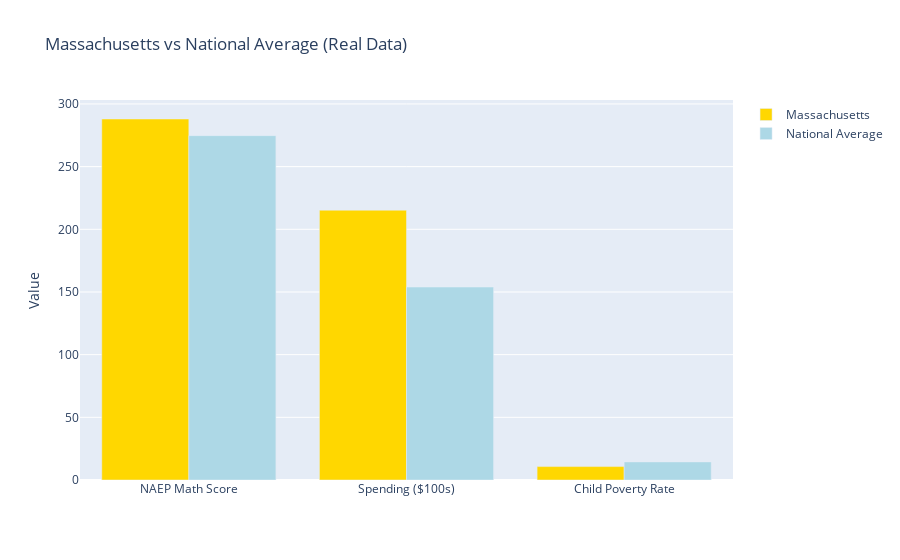
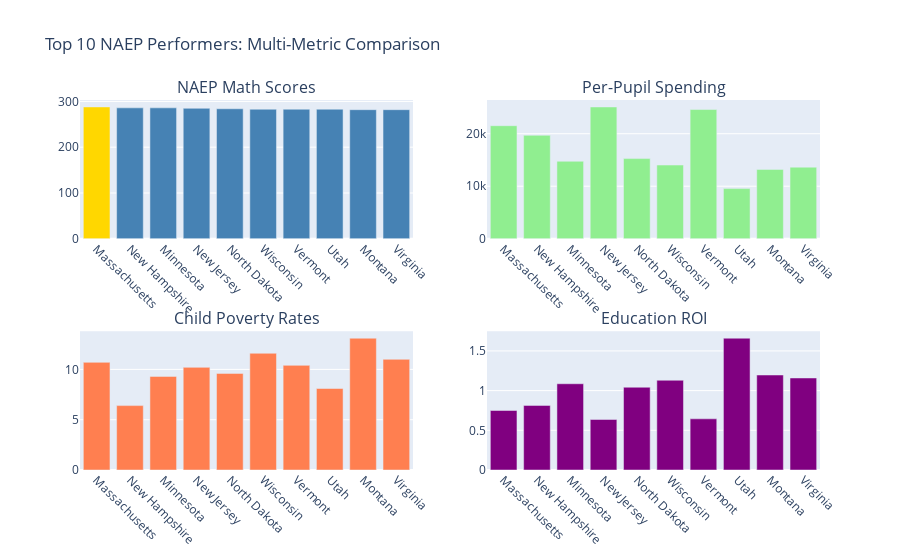
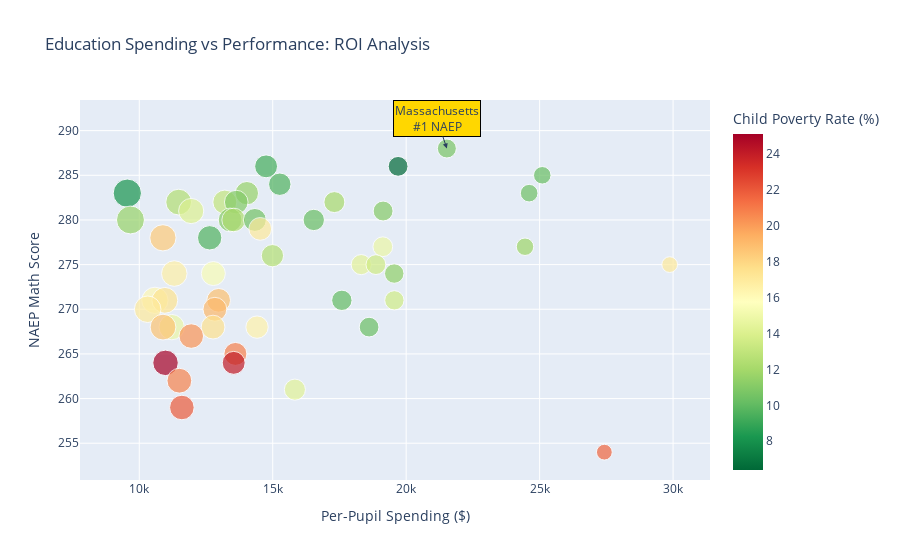

Write notebook code for charts like these, in order.
### Code cell
# Simply run the script - it should work now!
analyzer = main()

### Figure 1 — Plotly figure (JSON) as saved in the notebook; plotly's stock layout.template omitted (floating-point values rounded to 4 significant figures)
{"data": [{"marker": {"color": "gold"}, "name": "Massachusetts", "type": "bar", "x": ["NAEP Math Score", "Spending ($100s)", "Child Poverty Rate"], "y": [288, 215.2, 10.7]}, {"marker": {"color": "lightblue"}, "name": "National Average", "type": "bar", "x": ["NAEP Math Score", "Spending ($100s)", "Child Poverty Rate"], "y": [274.7, 154.0, 14.45]}], "layout": {"autosize": true, "barmode": "group", "title": {"text": "Massachusetts vs National Average (Real Data)"}, "xaxis": {"autorange": true, "range": [-0.5, 2.5], "type": "category"}, "yaxis": {"autorange": true, "range": [0, 303.2], "title": {"text": "Value"}, "type": "linear"}}}

### Figure 2 — Plotly figure (JSON) as saved in the notebook; plotly's stock layout.template omitted (floating-point values rounded to 4 significant figures)
{"data": [{"marker": {"color": ["gold", "steelblue", "steelblue", "steelblue", "steelblue", "steelblue", "steelblue", "steelblue", "steelblue", "steelblue"]}, "type": "bar", "x": ["Massachusetts", "New Hampshire", "Minnesota", "New Jersey", "North Dakota", "Wisconsin", "Vermont", "Utah", "Montana", "Virginia"], "xaxis": "x", "y": [288, 286, 286, 285, 284, 283, 283, 283, 282, 282], "yaxis": "y"}, {"marker": {"color": "lightgreen"}, "type": "bar", "x": ["Massachusetts", "New Hampshire", "Minnesota", "New Jersey", "North Dakota", "Wisconsin", "Vermont", "Utah", "Montana", "Virginia"], "xaxis": "x2", "y": [21524, 19698, 14752, 25099, 15265, 14031, 24608, 9552, 13206, 13634], "yaxis": "y2"}, {"marker": {"color": "coral"}, "type": "bar", "x": ["Massachusetts", "New Hampshire", "Minnesota", "New Jersey", "North Dakota", "Wisconsin", "Vermont", "Utah", "Montana", "Virginia"], "xaxis": "x3", "y": [10.7, 6.4, 9.3, 10.2, 9.6, 11.6, 10.4, 8.1, 13.1, 11.0], "yaxis": "y3"}, {"marker": {"color": "purple"}, "type": "bar", "x": ["Massachusetts", "New Hampshire", "Minnesota", "New Jersey", "North Dakota", "Wisconsin", "Vermont", "Utah", "Montana", "Virginia"], "xaxis": "x4", "y": [0.7498, 0.8136, 1.086, 0.6363, 1.043, 1.13, 0.6445, 1.66, 1.197, 1.159], "yaxis": "y4"}], "layout": {"annotations": [{"font": {"size": 16}, "showarrow": false, "text": "NAEP Math Scores", "x": 0.225, "xanchor": "center", "xref": "paper", "y": 1, "yanchor": "bottom", "yref": "paper"}, {"font": {"size": 16}, "showarrow": false, "text": "Per-Pupil Spending", "x": 0.775, "xanchor": "center", "xref": "paper", "y": 1, "yanchor": "bottom", "yref": "paper"}, {"font": {"size": 16}, "showarrow": false, "text": "Child Poverty Rates", "x": 0.225, "xanchor": "center", "xref": "paper", "y": 0.375, "yanchor": "bottom", "yref": "paper"}, {"font": {"size": 16}, "showarrow": false, "text": "Education ROI", "x": 0.775, "xanchor": "center", "xref": "paper", "y": 0.375, "yanchor": "bottom", "yref": "paper"}], "autosize": true, "showlegend": false, "title": {"text": "Top 10 NAEP Performers: Multi-Metric Comparison"}, "xaxis": {"anchor": "y", "autorange": true, "domain": [0, 0.45], "range": [-0.5, 9.5], "tickangle": 45, "type": "category"}, "xaxis2": {"anchor": "y2", "autorange": true, "domain": [0.55, 1], "range": [-0.5, 9.5], "tickangle": 45, "type": "category"}, "xaxis3": {"anchor": "y3", "autorange": true, "domain": [0, 0.45], "range": [-0.5, 9.5], "tickangle": 45, "type": "category"}, "xaxis4": {"anchor": "y4", "autorange": true, "domain": [0.55, 1], "range": [-0.5, 9.5], "tickangle": 45, "type": "category"}, "yaxis": {"anchor": "x", "autorange": true, "domain": [0.625, 1], "range": [0, 303.2], "type": "linear"}, "yaxis2": {"anchor": "x2", "autorange": true, "domain": [0.625, 1], "range": [0, 26420], "type": "linear"}, "yaxis3": {"anchor": "x3", "autorange": true, "domain": [0, 0.375], "range": [0, 13.79], "type": "linear"}, "yaxis4": {"anchor": "x4", "autorange": true, "domain": [0, 0.375], "range": [0, 1.748], "type": "linear"}}}

### Figure 3 — Plotly figure (JSON) as saved in the notebook; plotly's stock layout.template omitted (floating-point values rounded to 4 significant figures; data arrays with more than 128 entries replaced by an {"elided": "..."} marker saying what was removed)
{"data": [{"customdata": {"elided": "51x3 mixed values"}, "hovertemplate": "Per-Pupil Spending ($)=%{x}<br>NAEP Math Score=%{y}<br>ROI=%{customdata[2]}<br>state=%{customdata[0]}<br>rank=%{customdata[1]}<br>Child Poverty Rate (%)=%{marker.color}<extra></extra>", "legendgroup": "", "marker": {"color": [10.7, 6.4, 9.3, 10.2, 9.6, 11.6, 10.4, 8.1, 13.1, 11.0, 12.1, 12.5, 11.1, 14.1, 11.6, 11.1, 12.3, 10.2, 10.5, 17.0, 18.4, 9.6, 14.8, 11.8, 12.5, 14.4, 13.5, 17.0, 16.7, 15.4, 11.4, 18.8, 16.2, 10.1, 17.4, 13.6, 17.0, 19.1, 10.3, 17.5, 14.8, 18.7, 16.5, 20.2, 20.8, 24.0, 25.1, 20.7, 14.3, 21.9, 21.6], "coloraxis": "coloraxis", "size": [0.7498, 0.8136, 1.086, 0.6363, 1.043, 1.13, 0.6445, 1.66, 1.197, 1.159, 0.9129, 1.377, 0.8229, 1.318, 1.623, 1.171, 1.159, 0.9488, 1.095, 1.076, 1.431, 1.233, 0.8117, 0.6348, 1.032, 0.8414, 0.8169, 0.5159, 1.357, 1.202, 0.7853, 1.171, 1.435, 0.8634, 1.386, 0.7765, 1.467, 1.179, 0.807, 1.177, 1.339, 1.379, 1.042, 1.252, 1.092, 1.093, 1.347, 1.276, 0.9239, 1.252, 0.519], "sizemode": "area", "sizeref": 0.004151, "symbol": "circle"}, "mode": "markers", "name": "", "orientation": "v", "showlegend": false, "type": "scatter", "x": [21524, 19698, 14752, 25099, 15265, 14031, 24608, 9552, 13206, 13634, 17310, 11476, 19136, 11945, 9670, 13404, 13537, 16538, 14330, 14532, 10886, 12638, 19124, 24453, 14989, 18316, 18866, 29873, 11312, 12775, 19553, 12973, 10586, 17590, 10958, 19558, 10315, 12833, 18611, 12764, 11215, 10890, 14413, 11948, 13602, 13538, 10984, 11503, 15831, 11596, 27425], "xaxis": "x", "y": [288, 286, 286, 285, 284, 283, 283, 283, 282, 282, 282, 282, 281, 281, 280, 280, 280, 280, 280, 279, 278, 278, 277, 277, 276, 275, 275, 275, 274, 274, 274, 271, 271, 271, 271, 271, 270, 270, 268, 268, 268, 268, 268, 267, 265, 264, 264, 262, 261, 259, 254], "yaxis": "y"}], "layout": {"annotations": [{"arrowhead": 2, "bgcolor": "gold", "bordercolor": "black", "borderwidth": 1, "showarrow": true, "text": "Massachusetts<br>#1 NAEP", "x": 21524, "y": 288}], "autosize": true, "coloraxis": {"colorbar": {"title": {"text": "Child Poverty Rate (%)"}}, "colorscale": [[0, "rgb(0,104,55)"], [0.1, "rgb(26,152,80)"], [0.2, "rgb(102,189,99)"], [0.3, "rgb(166,217,106)"], [0.4, "rgb(217,239,139)"], [0.5, "rgb(255,255,191)"], [0.6, "rgb(254,224,139)"], [0.7, "rgb(253,174,97)"], [0.8, "rgb(244,109,67)"], [0.9, "rgb(215,48,39)"], [1, "rgb(165,0,38)"]]}, "legend": {"itemsizing": "constant", "tracegroupgap": 0}, "title": {"text": "Education Spending vs Performance: ROI Analysis"}, "xaxis": {"anchor": "y", "autorange": true, "domain": [0, 1], "range": [7945.0, 31290.0], "title": {"text": "Per-Pupil Spending ($)"}, "type": "linear"}, "yaxis": {"anchor": "x", "autorange": true, "domain": [0, 1], "range": [250.6, 294.4], "title": {"text": "NAEP Math Score"}, "type": "linear"}}}
